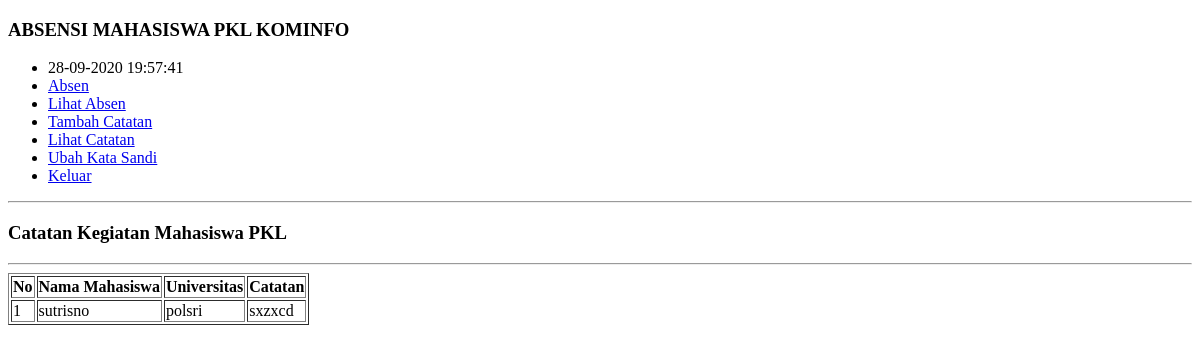
The app's page /user/catatan/lihat_catatan.php, older data.
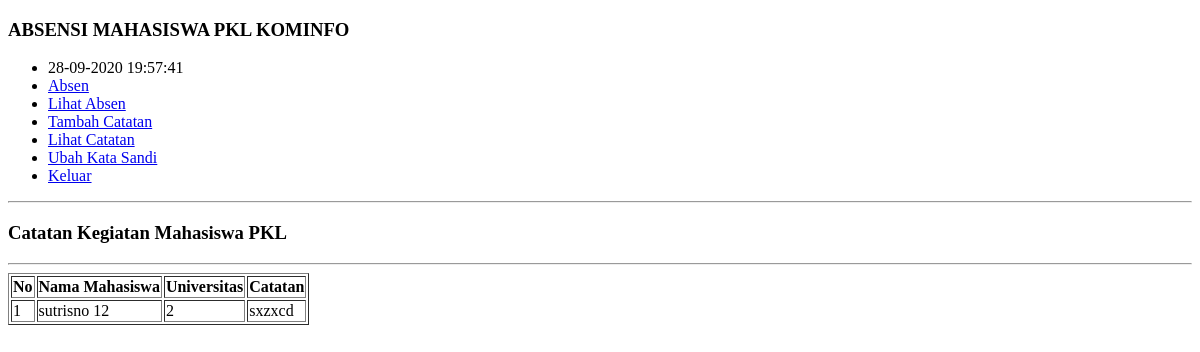
The same page, newer data.
### tables this page shows
CREATE TABLE `biodata_users` (
  `id_biodata_user` int(11) NOT NULL,
  `user_id` int(11) NOT NULL,
  `nim` int(12) NOT NULL,
  `name` varchar(50) NOT NULL,
  `university` varchar(50) NOT NULL,
  `gender` enum('L','P') NOT NULL
);

CREATE TABLE `catatan` (
  `id_catatan` int(11) NOT NULL,
  `user_id` int(11) NOT NULL,
  `tanggal` text NOT NULL,
  `catatan` varchar(225) NOT NULL
);

### user/catatan/lihat_catatan.php (the view, shortened to what this page needs)
<?php
include("../../koneksi.php");
?>
<!Doctype html>
<html>
<head>
</head>
<body>
<div class="container">
        <div class="kotak">
           <h3>ABSENSI MAHASISWA PKL KOMINFO</h3>
        </div>
        <div class="main">
           <div class="menu">
              <ul>
                 <li>
                    <?php
                       echo date('d-m-Y H:i:s');
                    ?>
                 </li>
                     <li><a href="../absen/absen.php">Absen</a></li>
                    <li><a href="../absen/lihat_absen.php"> Lihat Absen</a></li>
                    <li><a href="tambah_catatan.php">Tambah Catatan</a></li>
                    <li><a href="lihat_catatan.php">Lihat Catatan</a></li>
                    <li><a href="../password/ubah_pwd.php">Ubah Kata Sandi</a></li>
                    <li><a href="../../logout.php">Keluar</a></li>
              </ul>
           </div>
        </div>
     </div>
     <hr>
     <h3>Catatan Kegiatan Mahasiswa PKL</h3>
     <hr>
     <table border="1">
        <thead>
            <tr>
                <th>No</th>
                <th>Nama Mahasiswa</th>
                <th>Universitas</th>
                <th>Catatan</th>
            </tr>
        </thead>
        <tbody>
        <?php
                $sql = "SELECT * FROM biodata_users INNER JOIN catatan ON biodata_users.user_id = catatan.user_id";
                $query = mysqli_query($conn, $sql);
                $nomor=1;
                while($catatan = mysqli_fetch_array($query)){
                echo "<tr>";
                echo "<td>".$nomor."</td>";
                echo "<td>".$catatan['name']."</td>";
                echo "<td>".$catatan['university']."</td>";
                echo "<td>".$catatan['catatan']."</td>";
               $nomor++;
            }
                ?>
        </tbody>
     </table>
</body>
</html>

Row changes from the older to the newer data that the page shows:
changed biodata_users "sxzxcd": name "sutrisno" → "sutrisno 12"; university "polsri" → "2"
